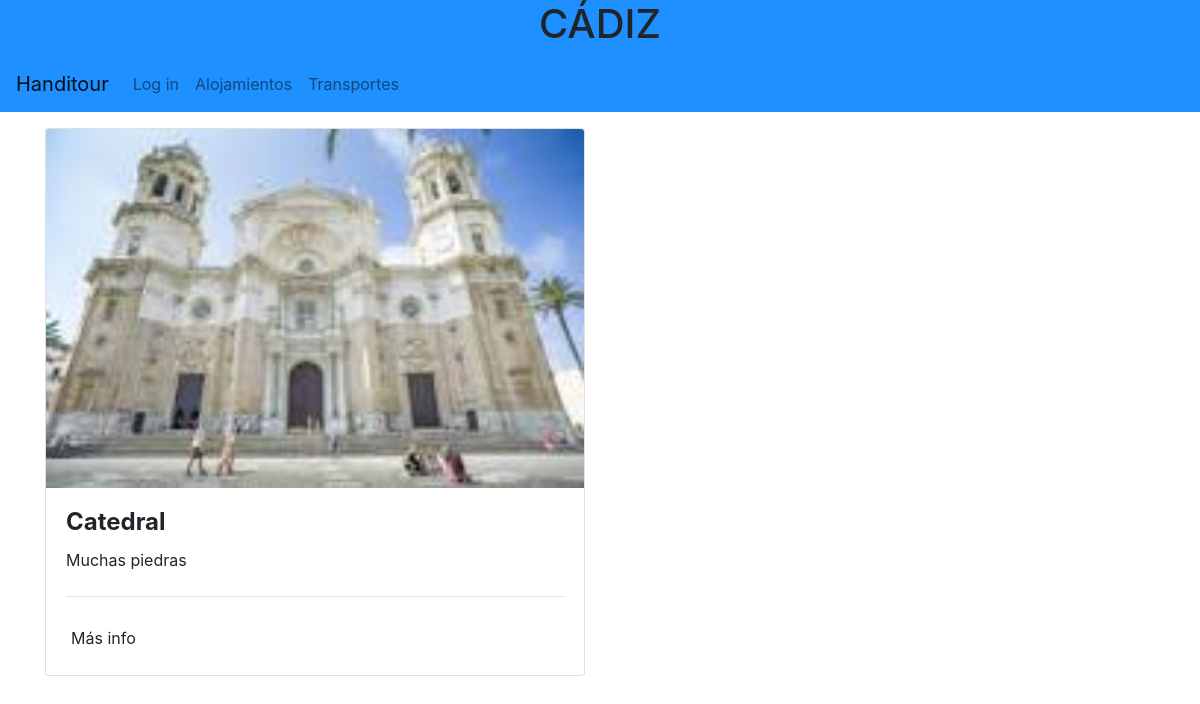
Page /ciudad/1/ on the earlier database version.
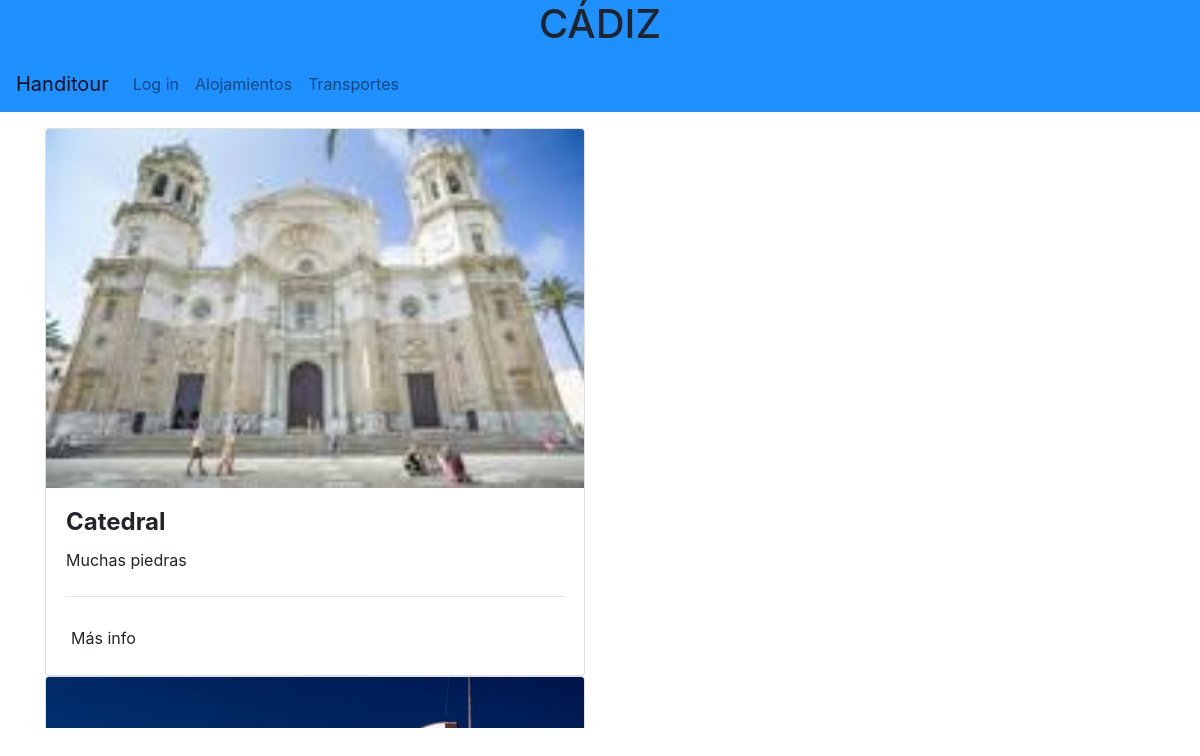
Same page on the later database version.
### handitour/models.py (models this page shows, shortened)
class Ciudad(models.Model):
    nombre = models.CharField(max_length=30)
    historia = models.TextField(max_length=500)
    localizacion = models.CharField(max_length=100)
    visitantes = models.ManyToManyField(User, blank=True)
    foto = models.FileField(null=True, upload_to="img/ciudad")
    def __str__(self):
        return self.nombre

class Monumento(models.Model):
    nombre = models.CharField(max_length=30)
    agno_inaguracion = models.CharField(max_length=9)
    historia = models.TextField(max_length=500)
    localizacion = models.CharField(max_length=100)
    precio_pers = models.DecimalField(default=0, max_digits=4, decimal_places=2)
    precio_disc = models.DecimalField(default=0, max_digits=4, decimal_places=2)
    barrio = models.ForeignKey("Barrio", null = True, on_delete=models.CASCADE)
    foto = models.FileField(null=True, upload_to="img/monumento")

### handitour/views.py (the view)
# urls.py: path('ciudad/<id>/', views.ciudad_monumento, name="ciudad_monumento"),
def ciudad_monumento(request, id):
    ciudad = get_object_or_404(Ciudad, id=id)
    monumentos = Monumento.objects.filter(barrio__ciudad=ciudad)
    return render(request, "ciudad.html", {"monumentos": monumentos, "encabezado":ciudad.nombre.upper(), "ciudad":ciudad })

### handitour/templates/ciudad.html (shortened to what this page needs)
{% extends "base.html" %}
{% load easy_maps_tags %}
{% load easy_maps_tags cache %}
{% block nav %}
    <a class="nav-link" href="#">Alojamientos</a>
    <a class="nav-link" href="#">Transportes</a>
{% endblock %}
{% block content %}
    <div class="row">
             <div class="col-md-12 col-lg-6 mt-3" style="height: 600px; width: 200px; overflow: scroll;">
                 {% for monumento in monumentos %}
                <div class="card booking-card">
                  <div class="view overlay">
                    <img class="card-img-top" src="{{ monumento.foto.url }}" alt="Card image cap">
                  </div>
                  <div class="card-body">
                    <h4 class="card-title font-weight-bold" id="loca"><a>{{ monumento.nombre }}</a></h4>
                     <p class="card-text">{{ monumento.historia }}</p>
                    <hr class="my-4">
                    <a href="#" class="btn btn-flat deep-purple-text p-1 mx-0 mb-0">Más info</a>
                  </div>
                </div>
    {% endfor %}
    </div>
    <div class="col-lg-6 mt-3">
    </div>
    </div>
{% endblock %}

### handitour/templates/base.html (shortened to what this page needs)
{% load static %}
<!DOCTYPE html>
<html>
    <head>
        <link href="/static/css/estilos.css" rel="stylesheet">
        <link rel="stylesheet" href="https://stackpath.bootstrapcdn.com/bootstrap/4.3.1/css/bootstrap.min.css">
    </head>
    <body>
       <header>
      <h1>{{encabezado}}</h1>
        <nav class="navbar navbar-expand-lg navbar-light bg-dodgerblue">
          <a class="navbar-brand" href="/inicio">Handitour</a>
          <div class="collapse navbar-collapse" id="navbarNavAltMarkup">
            <div class="navbar-nav">
                {% if user.is_authenticated %}
                    <a class="nav-link" href="/logout">Log out <span class="sr-only">(current)</span></a>
                {% else %}
                    <a class="nav-link" href="/login">Log in <span class="sr-only">(current)</span></a>
                {% endif %}
                {% block nav %}
                {% endblock %}
            </div>
          </div>
        </nav>
   </header>
        <div class="container">
            {% block content %}
            {% endblock %}
        </div>
    </body>
</html>

### handitour/static/css/estilos.css (style rules this page uses)
header { background-color: dodgerblue; text-align: center; width: 100%; }

Differences in the rows shown:
added Monumento: foto (picture)
